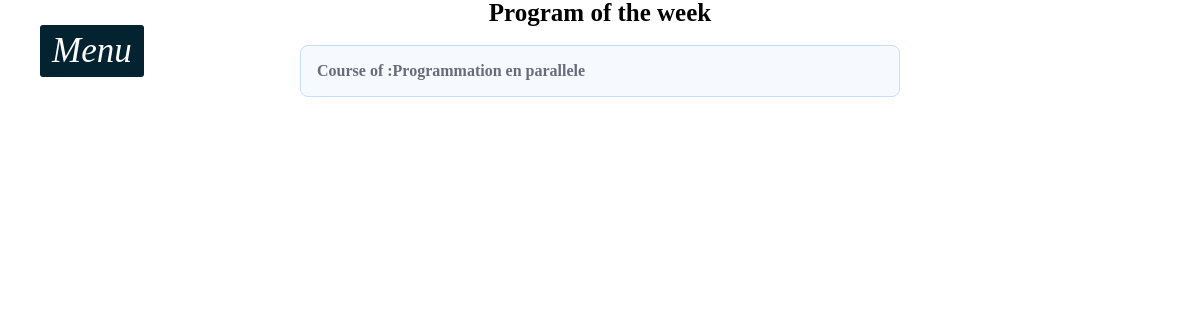
The page /horaire/ (signed in) on the database as committed earlier.
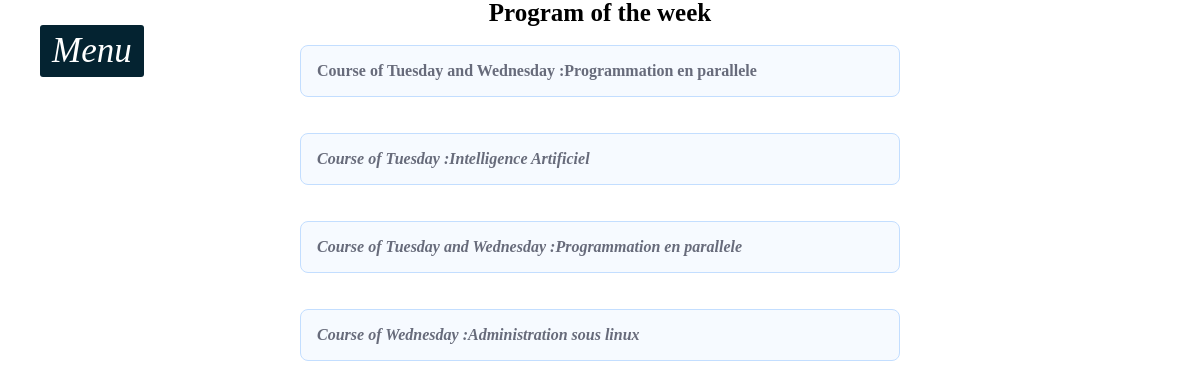
The same page on the database as committed later.
### cool/models.py (models this page shows, shortened)
class Cours(models.Model):
    nom=models.CharField(max_length=50)
    description=models.TextField(max_length=200,default=True)
    nombre_heure=models.IntegerField(null=True)
    prof=models.CharField(max_length=50,default='',blank=True)
    section=models.ManyToManyField(Section)
    promotion=models.ForeignKey(Promotion,on_delete=models.CASCADE)
    jour=models.ManyToManyField("Semaines",through="CoursSemaines",through_fields=('cours','jour'))

class Semaines(models.Model):
    jour=models.CharField(max_length=50,null=True)
    cours_de_semaines=models.ManyToManyField("Cours",through="CoursSemaines",through_fields=('jour','cours'))
    def __str__(self) -> str:
        return self.jour

### cool/views.py (the view)
# urls.py: path('horaire/',views.horaire,name='horaire'),
@login_required
def horaire(request):
    cours=Cours.objects.filter(promotion=request.user.promotion,section=request.user.section).order_by('jour').distinct()
    return render(request,'horaire.html',{'cours':cours})

### templates/horaire.html (shortened to what this page needs)
{% extends "base.html" %}
{% load static %}
{% block content %}
<h2 class="titre">Program of the week </h2>
{% for cour in cours %}
<div class="faq-container">
  <details>
    <summary>
      <span class="faq-title">
        Course of {% for jour in cour.jour.all.distinct  %}
        {% if forloop.counter == 2 %}
         and
        {% endif %}
        {{jour}}{% endfor %} :{{cour.nom}}
      </span>
    </summary>
    <div class="faq-content">
      <ul>
        <li> given by <i>{{cour.prof}}<i></li>
    </ul>
    </div>
  </details>
</div>
{% endfor %}
{% endblock content %}

Rows that differ between the two databases and show on the page:
now on one of the page's lists (row unchanged): Cours: nom "Programmation en parallele"
added Semaines: jour "Tuesday"
added Semaines: shows "and", jour "Wednesday"
added Cours: nom "Intelligence Artificiel"
added Cours: nom "Administration sous linux"
